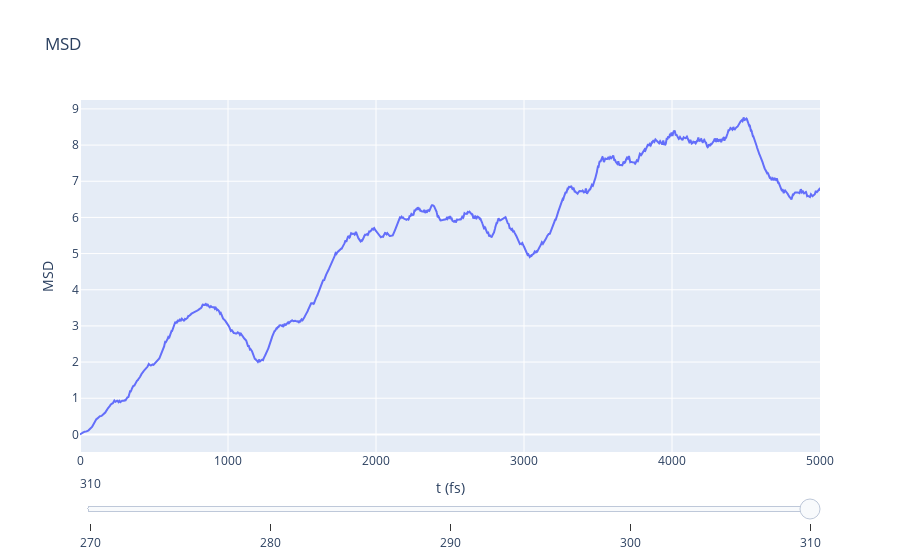

Notebook source saved alongside this figure:
### Code cell
num_steps = len(Temp)
trace_list = []

for i in range(len(Temp)):
    trace_list.append(go.Scatter(x=msd[i][:, 0], y=msd[i][:, 1],  name=f'msd for T = {Temp[i]}'))

fig = go.Figure(data=trace_list)

steps = []
for i in range(num_steps):
    step = dict(
        label = Temp[i],
        method = 'restyle',  
        args = ['visible', [False] * len(fig.data)],
    )
    # Enable trace we want to see
    step['args'][1][i] = True
    
    # Add step to step list
    steps.append(step)

sliders = [dict(
    # urrentvalue = {"prefix": 'msd for T = ', "font": {"size": 20}},
    # len = 0.9,
    # x = 0.1,
    # pad = {"b": 10, "t": 50},
    steps = steps,
)]

fig.layout.sliders = sliders

fig.update_layout(legend_orientation="v",
                  legend=dict(x=0, xanchor="right"),
                  title="MSD",
                  yaxis_title="MSD",
                  xaxis_title="t (fs)")

fig.show()

### Figure 1 — Plotly figure (JSON) as saved in the notebook; plotly's stock layout.template omitted (floating-point values rounded to 4 significant figures; data arrays with more than 128 entries replaced by an {"elided": "..."} marker saying what was removed)
{"data": [{"name": "msd for T = 270", "type": "scatter", "visible": false, "x": {"elided": "5001 int values"}, "y": {"elided": "5001 float values"}}, {"name": "msd for T = 280", "type": "scatter", "visible": false, "x": {"elided": "5001 int values"}, "y": {"elided": "5001 float values"}}, {"name": "msd for T = 290", "type": "scatter", "visible": false, "x": {"elided": "5001 int values"}, "y": {"elided": "5001 float values"}}, {"name": "msd for T = 300", "type": "scatter", "visible": false, "x": {"elided": "5001 int values"}, "y": {"elided": "5001 float values"}}, {"name": "msd for T = 310", "type": "scatter", "visible": true, "x": {"elided": "5001 int values"}, "y": {"elided": "5001 float values"}}], "layout": {"autosize": true, "legend": {"orientation": "v", "x": 0, "xanchor": "right", "y": 1}, "sliders": [{"active": 4, "steps": [{"args": ["visible", [true, false, false, false, false]], "label": "270", "method": "restyle"}, {"args": ["visible", [false, true, false, false, false]], "label": "280", "method": "restyle"}, {"args": ["visible", [false, false, true, false, false]], "label": "290", "method": "restyle"}, {"args": ["visible", [false, false, false, true, false]], "label": "300", "method": "restyle"}, {"args": ["visible", [false, false, false, false, true]], "label": "310", "method": "restyle"}]}], "title": {"text": "MSD"}, "xaxis": {"autorange": true, "range": [0, 5000], "title": {"text": "t (fs)"}, "type": "linear"}, "yaxis": {"autorange": true, "range": [-0.4867, 9.247], "title": {"text": "MSD"}, "type": "linear"}}}
